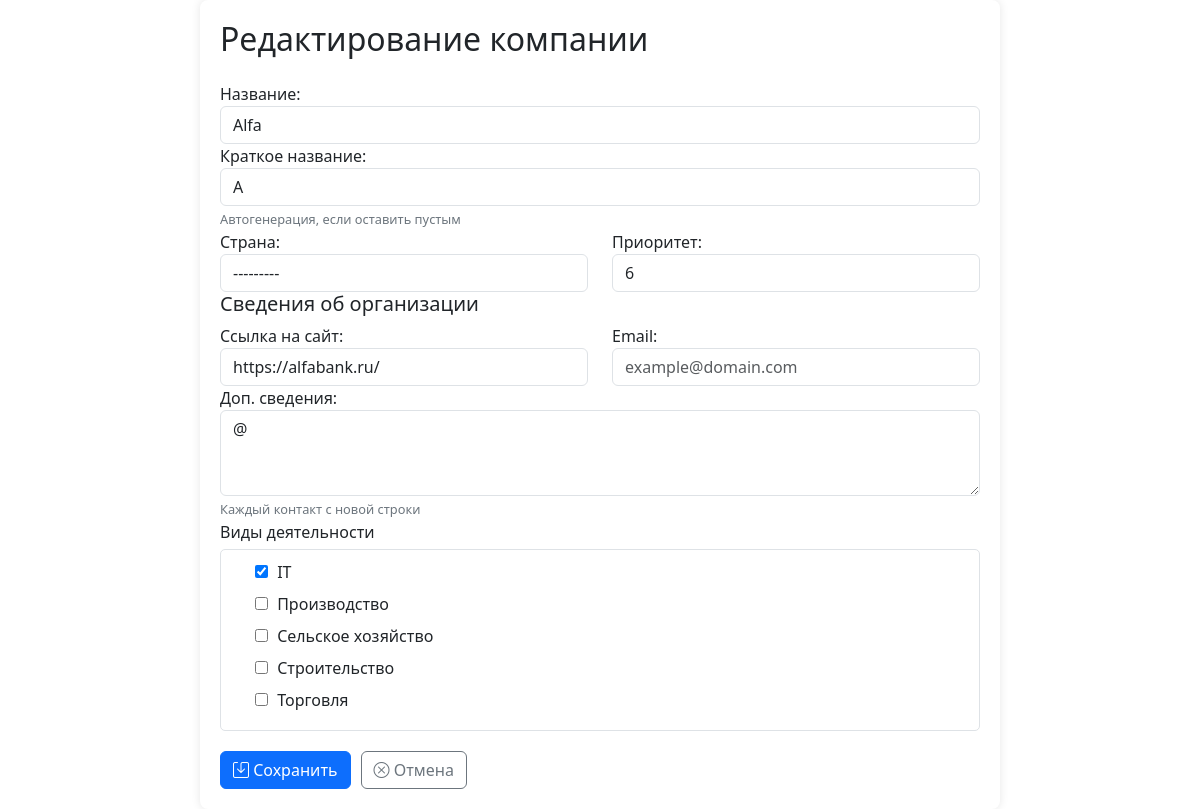
/companies/28/edit/, run on the app's committed database.
### newapp/models.py (models this page shows, shortened)
class Company(models.Model):
    REGION_CHOICES = [
        ('Россия', 'Россия'),
        ('Франция', 'Франция'),
        ('Германия', 'Германия'),
        ('США', 'США'),
        ('Китай', 'Китай'),
        ('Япония', 'Япония'),
        ('Великобритания', 'Великобритания'),
        ('Италия', 'Италия'),
        ('Испания', 'Испания'),
        ('Канада', 'Канада'),
    ]
    name = models.CharField("Название", max_length=255, unique=True)
    short_name = models.CharField("Краткое название", max_length=50, blank=True, unique=True)
    region = models.CharField("Страна", max_length=100, choices=REGION_CHOICES)
    priority = models.IntegerField(
        "Приоритет",
        default=1,
        validators=[MinValueValidator(1), MaxValueValidator(10)]
    )
    website = models.URLField("Ссылка на сайт", blank=True)
    email = models.EmailField("Email", blank=True)
    activity_themes = models.ManyToManyField(
        ActivityTheme,
        verbose_name="Виды деятельности",
        blank=True
    )
    additional_contacts = models.TextField(
        "Доп. сведения",
        blank=True,
        help_text="Формат: Тип:значение (например, Telegram:@example)"
    )
    class Meta:
        verbose_name = "Компания"
        verbose_name_plural = "Компании"
        ordering = ['name']

class ActivityTheme(models.Model):
    name = models.CharField("Название вида деятельности", max_length=100, unique=True)
    def __str__(self):
        return self.name
    class Meta:
        verbose_name = "Вид деятельности"
        verbose_name_plural = "Виды деятельности"
        ordering = ['name']

### newapp/views.py (the view)
# urls.py: path('companies/<int:pk>/edit/', views.company_edit, name='company_edit'),
def company_edit(request, pk):
    company = get_object_or_404(Company, pk=pk)
    if request.method == 'POST':
        form = CompanyForm(request.POST, instance=company)
        if form.is_valid():
            try:
                form.save()
                messages.success(request, 'Компания успешно обновлена')
                return redirect('company_list')
            except ValidationError as e:
                for field, errors in e.message_dict.items():
                    for error in errors:
                        messages.error(request, f'{field}: {error}')
        else:
            for field, errors in form.errors.items():
                for error in errors:
                    messages.error(request, f'{field}: {error}')
    else:
        form = CompanyForm(instance=company)
    return render(request, 'company_form.html', {
        'form': form,
        'title': 'Редактирование компании'
    })

### newapp/templates/company_form.html (shortened to what this page needs)
{% load static %}
<!DOCTYPE html>
<html>
<head>
    <link href="https://cdn.jsdelivr.net/npm/bootstrap@5.3.0/dist/css/bootstrap.min.css" rel="stylesheet">
    <link rel="stylesheet" href="{% static 'company_form/styles.css' %}">
    <link rel="stylesheet" href="https://cdn.jsdelivr.net/npm/bootstrap-icons@1.8.0/font/bootstrap-icons.css">
</head>
<body>
    <div class="form-container">
        <h2 class="mb-4">{{ title }}</h2>
        <form method="post" id="company-form" novalidate>
            <div class="form-group">
                {{ form.name.label_tag }}
                {{ form.name }}
            </div>
            <div class="form-group">
                {{ form.short_name.label_tag }}
                {{ form.short_name }}
                <small class="form-help-text">Автогенерация, если оставить пустым</small>
            </div>
            <div class="row">
                <div class="col-md-6 form-group">
                    {{ form.region.label_tag }}
                    {{ form.region }}
                </div>
                <div class="col-md-6 form-group">
                    {{ form.priority.label_tag }}
                    {{ form.priority }}
                </div>
            </div>
            <div class="form-group">
                <h5>Сведения об организации</h5>
                <div class="row">
                    <div class="col-md-6 form-group">
                        {{ form.website.label_tag }}
                        {{ form.website }}
                    </div>
                    <div class="col-md-6 form-group">
                        {{ form.email.label_tag }}
                        {{ form.email }}
                    </div>
                </div>
                <div class="form-group">
                    {{ form.additional_contacts.label_tag }}
                    {{ form.additional_contacts }}
                    <small class="form-help-text">Каждый контакт с новой строки</small>
                </div>
            </div>
            <div class="form-group">
                <label>Виды деятельности</label>
                <div class="activity-themes-container">
                    {% for checkbox in form.activity_themes %}
                    <div class="form-check">
                        {{ checkbox.tag }}
                        <label class="form-check-label" for="{{ checkbox.id_for_label }}">
                            {{ checkbox.choice_label }}
                        </label>
                    </div>
                    {% endfor %}
                </div>
            </div>
            <div class="btn-container">
                <button type="submit" class="btn btn-primary">
                    <i class="bi bi-save"></i> Сохранить
                </button>
                <a href="{% url 'company_list' %}" class="btn btn-outline-secondary">
                    <i class="bi bi-x-circle"></i> Отмена
                </a>
            </div>
        </form>
    </div>
</body>
</html>

### newapp/static/company_form/styles.css (style rules this page uses)
.form-container { max-width: 800px; margin: 0 auto; padding: 20px; background: #fff; border-radius: 8px; box-shadow: 0 0 10px rgba(0,0,0,0.1); }
.activity-themes-container { max-height: 200px; overflow-y: auto; border: 1px solid #dee2e6; padding: 10px; border-radius: 5px; margin-top: 5px; }
.form-check { margin-bottom: 8px; }
.form-check-label { margin-left: 5px; }
.btn-container { margin-top: 20px; display: flex; gap: 10px; }
.form-help-text { font-size: 0.8em; color: #6c757d; }

### data on the page
Company: name "Alfa", short_name "A", region "---------", priority "6", website "https://alfabank.ru/", additional_contacts "@"
ActivityTheme: choice_label "IT"
ActivityTheme: choice_label "Производство"
ActivityTheme: choice_label "Сельское хозяйство"
ActivityTheme: choice_label "Строительство"
ActivityTheme: choice_label "Торговля"

### other printed values
{{ title }} "Редактирование компании"
